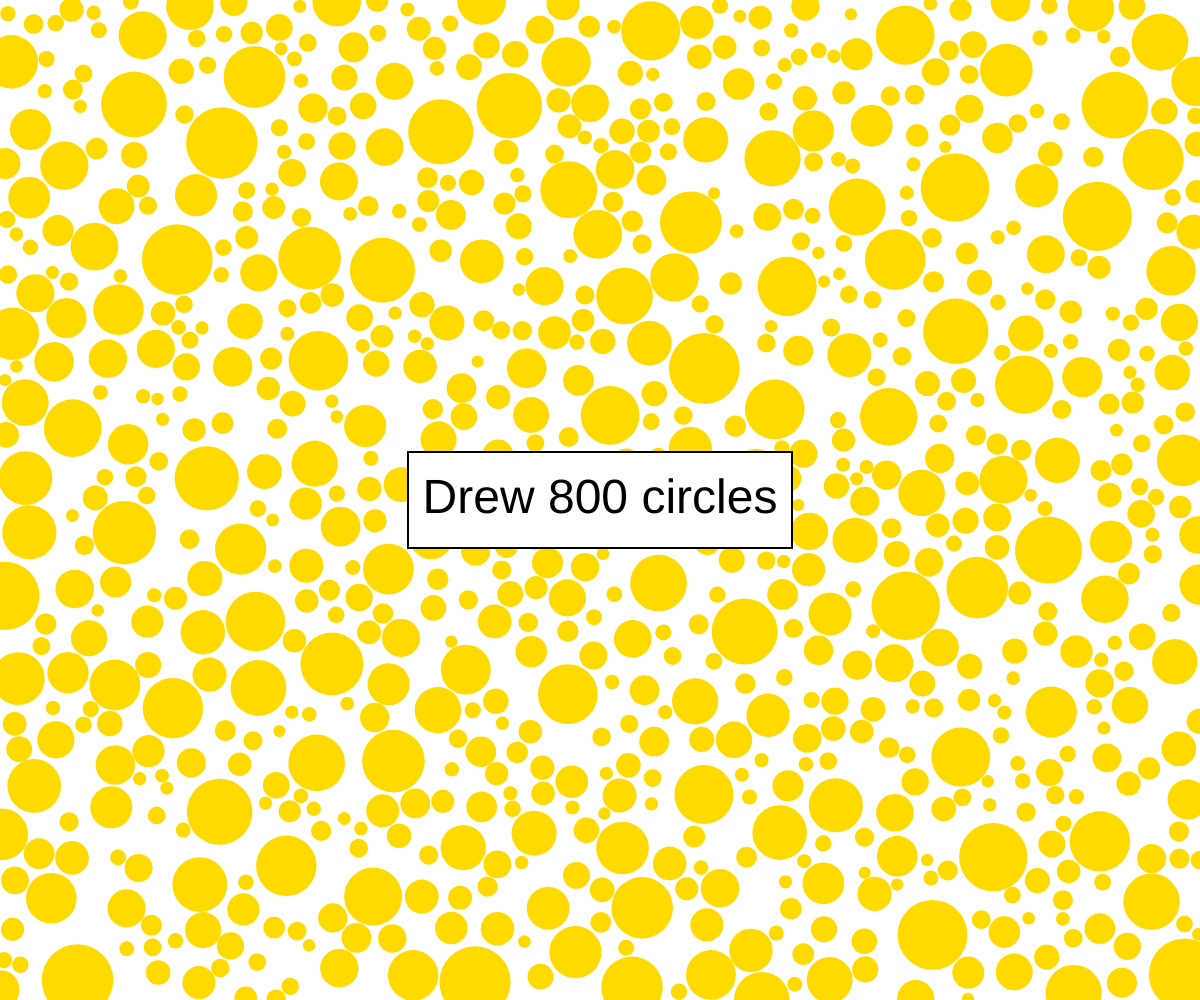
Frame 1 (no input)
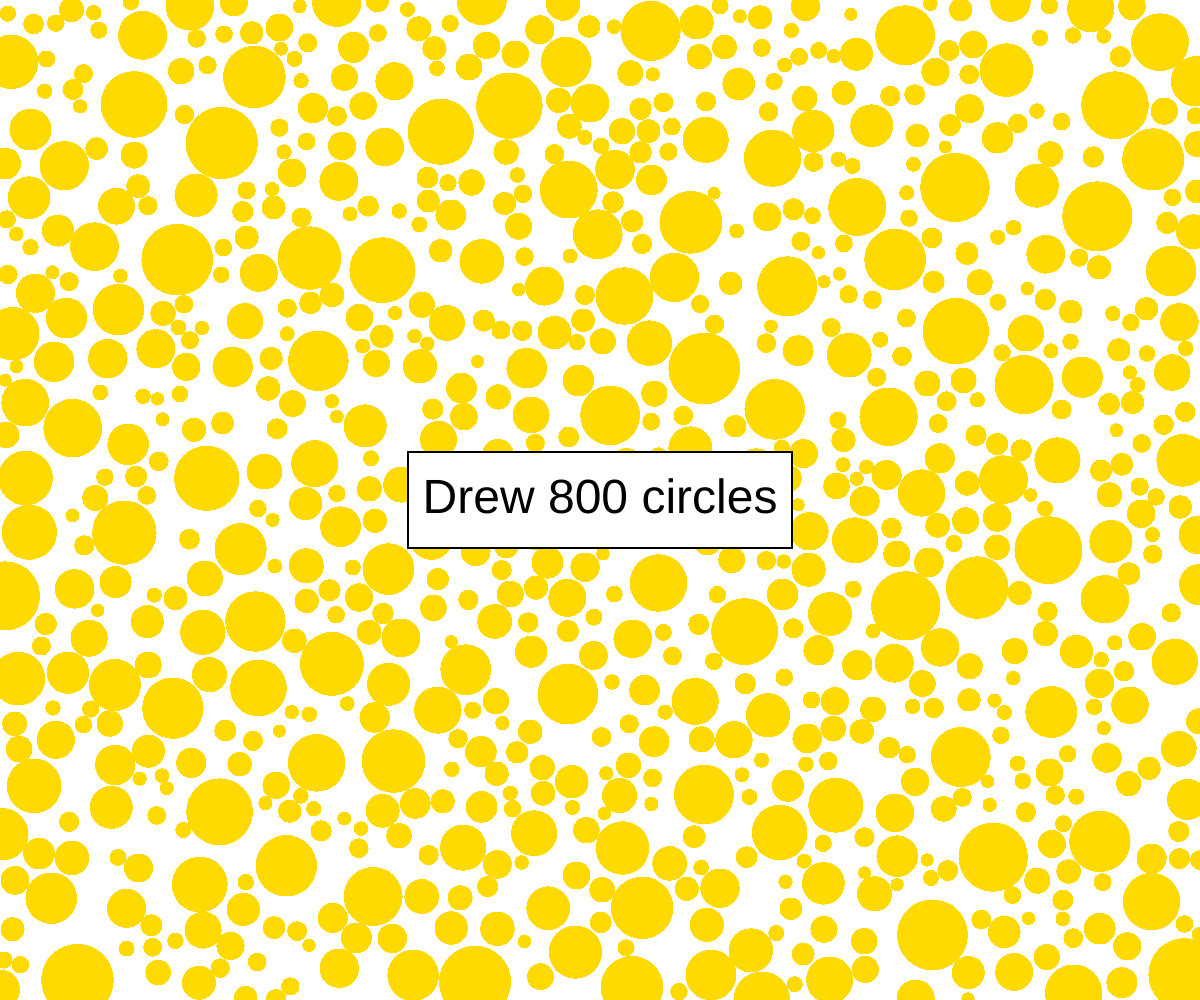
Frame 60 (no input)
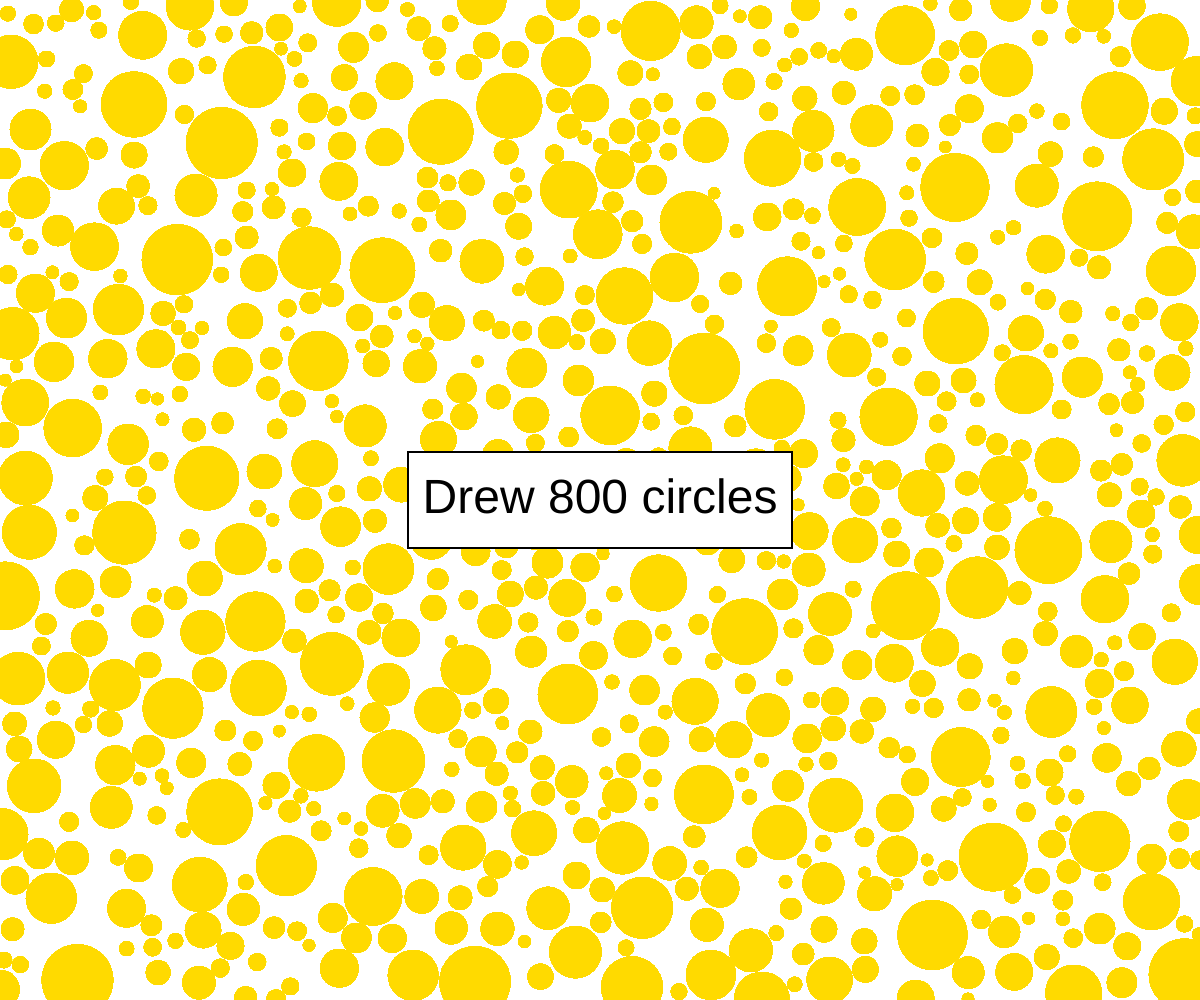
Frame 120 (the mouse pressed at the canvas centre since frame 60)

The p5.js sketch that drew these frames (run headless with seeded random() and noise() and a simulated clock; from frame 60 on, the mouse is pressed at the canvas centre):

// p5.js sketch
// ── sketch.js
class Circle {
  constructor(x, y, radius) {
    this.x = x;
    this.y = y;
    this.radius = radius;
  }
}

let circuitRuns = 0;
let circles = [];
const circleCount = 1000;
const breakOutAt = circleCount * 10;

function overlapping(circle, circles) {
  for (const other of circles) {
    if (circle !== other) {
      const distance = dist(circle.x, circle.y, other.x, other.y);
      const overlapping = distance < circle.radius + other.radius;
      if (overlapping) return true;
    }
  }

  return false;
}

function setup() {
  createCanvas(windowWidth, windowHeight);
  while (circles.length < circleCount) {
    const circle = new Circle(random(width), random(height), random(6, 36));

    if (overlapping(circle, circles) === false) {
      circles = [...circles, circle];
    }

    if (++circuitRuns > breakOutAt) {
      break;
    }
  }
}

function draw() {
  for (const circle of circles) {
    fill(255, 218, 0);
    noStroke();
    ellipse(circle.x, circle.y, circle.radius * 2, circle.radius * 2);
  }

  const fontSize = 48;
  const message = `Drew ${circles.length} circles`;

  fill(255);
  stroke(0);
  strokeWeight(2);
  rectMode(CENTER);
  rect(width / 2, height / 2, (fontSize * message.length) / 2, fontSize * 2);

  fill(0);
  noStroke();
  textSize(fontSize);
  textAlign(CENTER, CENTER);
  text(message, width / 2, height / 2);
}
